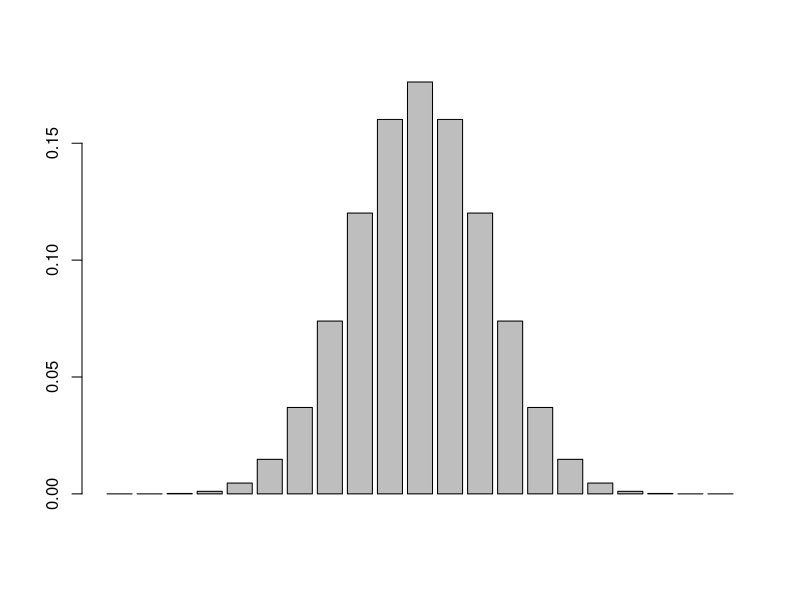
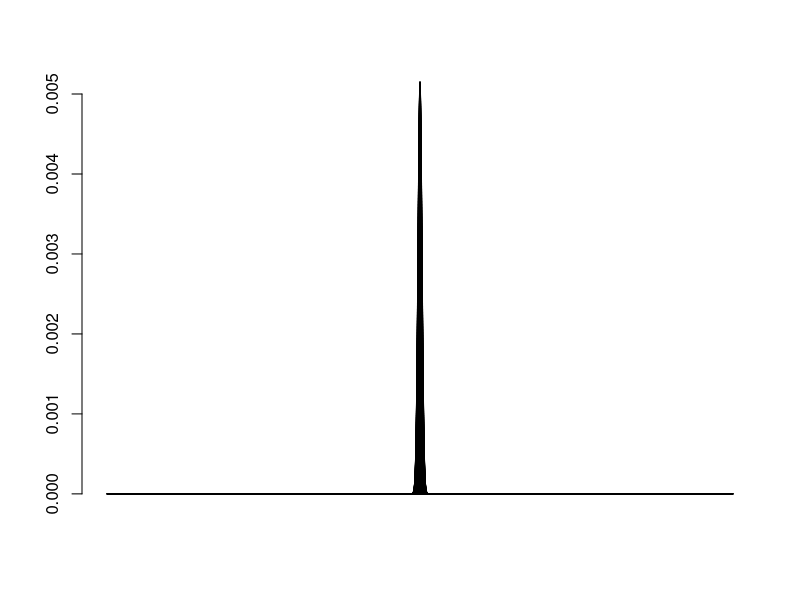
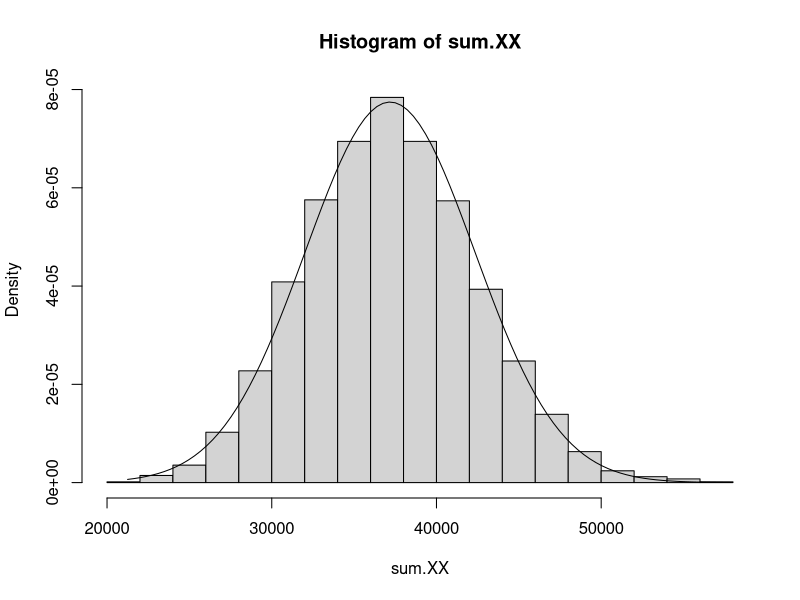

Write the R code that produced these figures, in order.
# Intro to probability with R

# Goals: random number commands, maximum likelihood, branching process

rm(list=ls())

# binomial distribution. Basically going to flip a coin 24,000 times

rbinom(n=1,size=24000,prob=0.5)
dbinom(1200,size=24000,prob=0.5)
sum(dbinom(12102:24000,size = 24000,prob = 0.5)) # probability of getting 12102 or higher

1-pbinom(12101,size = 24000,prob = 0.5) # pbinom calculates cumulative prob of value and LESS than it

# what does this distribution look like?

no.trials <- 20
barplot(dbinom(0:20,20,0.5)) # this looks normal because of Central Limit Theorem
barplot(dbinom(0:24000,24000,0.5))

#### more Central Limit Theorem ####

my.data <- c(8,88,123,250,1390)

# sample from my.data 100 times and find the mean, then do this 10,000 times
# CLT says the sample means will be normally distributed, regardless of the underlying distribution

no.trials <- 100
k <- 10000

# sample no.trials*k with replacement from data
x <- sample(my.data,size = no.trials*k,replace = T)

# rewrite as a matrix with 100 rows and 10000 columns, each column is one experiment
xx <- matrix(data=x,nrow=no.trials,ncol=k)

# get sums of all the Xi values (each column)
sum.XX <- colSums(xx)

# what does the histogram look like?
hist(sum.XX,freq = FALSE) # this gives density associated with the bar, not the counts

# get the right normal to plot over this
meanX <- mean(my.data)*no.trials
varX <- mean((my.data-mean(my.data))^2)*no.trials # take data values, subtract means, square them, and take the mean of that. This is the definition of variance
sdX <- sqrt(varX)

# plot on top
xs <- seq(min(sum.XX),max(sum.XX),length=100)
lines(xs,dnorm(xs,mean=meanX,sd=sdX))



#### Poisson distribution ####


